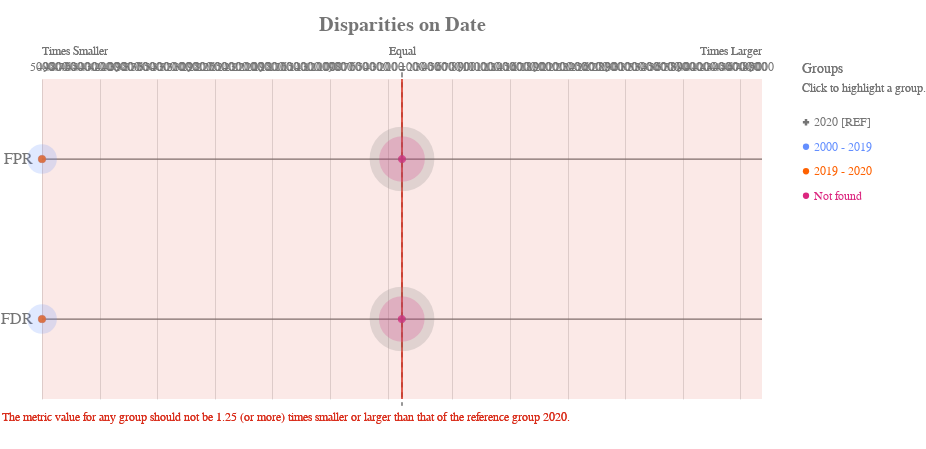

The notebook cell this image was saved under:
### Markdown cell above
### Check for disparities in Date Categories

### Code cell
ap.disparity(bdf, metrics, 'date', fairness_threshold = disparity_tolerance)

### Figure 1 — Vega-Lite specification as saved in the notebook (floating-point values rounded to 4 significant figures)
{"config": {"view": {"continuousWidth": 400, "continuousHeight": 300, "strokeWidth": 0}, "axisLeft": {"labelColor": "rgb(117,117,117)", "labelFont": "Arial", "labelFontSize": 16}, "title": {"align": "center", "baseline": "middle", "color": "rgb(117,117,117)", "font": "Arial", "fontSize": 20, "fontWeight": "bold"}}, "layer": [{"data": {"name": "data-7eaa343d777ef15a67424dd082d9cb59"}, "mark": {"type": "rule", "stroke": "rgb(117,117,117)", "strokeWidth": 1.25, "tooltip": ""}, "encoding": {"x": {"type": "quantitative", "field": "x", "scale": {"domain": [-4999, 4999], "range": [40.0, 760.0]}}, "x2": {"field": "x2"}, "y": {"type": "nominal", "axis": {"domain": false, "labelAngle": 0, "labelPadding": -30, "orient": "left", "ticks": false, "title": ""}, "field": "metric", "scale": {"domain": ["FPR", "FDR"], "range": [40.0, 360.0]}}}}, {"data": {"name": "data-79dd248bdaa0ea02c535240e8ad022c8"}, "mark": {"type": "rule", "stroke": "rgb(117,117,117)", "strokeDash": [5, 5], "strokeWidth": 1}, "encoding": {"tooltip": {"value": "2020 [REF]"}, "x": {"value": 400.0}, "y": {"value": 33.33}, "y2": {"value": 366.7}}}, {"data": {"name": "data-fa2b618e9aa8a53fd9cf36a5662b0508"}, "mark": {"type": "text", "align": "center", "color": "rgb(117,117,117)", "font": "Arial", "fontSize": 12, "fontWeight": "normal", "tooltip": ""}, "encoding": {"text": {"type": "nominal", "field": "label"}, "x": {"type": "quantitative", "field": "value", "scale": {"domain": [-4999, 4999], "range": [40.0, 760.0]}}, "y": {"value": 28.0}}}, {"layer": [{"mark": {"type": "text", "align": "left", "fill": "rgb(117,117,117)", "font": "Arial", "fontSize": 12, "fontWeight": "normal", "tooltip": ""}, "encoding": {"text": {"value": "Times Smaller"}, "x": {"value": 40.0}, "y": {"value": 12.0}}}, {"mark": {"type": "text", "align": "right", "fill": "rgb(117,117,117)", "font": "Arial", "fontSize": 12, "fontWeight": "normal", "tooltip": ""}, "encoding": {"text": {"value": "Times Larger"}, "x": {"value": 760.0}, "y": {"value": 12.0}}}, {"mark": {"type": "text", "align": "center", "fill": "rgb(117,117,117)", "font": "Arial", "fontSize": 12, "fontWeight": "normal", "tooltip": ""}, "encoding": {"text": {"value": "Equal"}, "x": {"value": 400.0}, "y": {"value": 12.0}}}], "data": {"name": "data-79dd248bdaa0ea02c535240e8ad022c8"}}, {"layer": [{"mark": {"type": "rule", "opacity": 0.8, "stroke": "rgb(217, 46, 28)", "strokeWidth": 1.25, "tooltip": ""}, "encoding": {"x": {"type": "quantitative", "field": "min", "scale": {"domain": [-4999, 4999], "range": [40.0, 760.0]}}, "y": {"value": 40.0}, "y2": {"value": 360.0}}}, {"mark": {"type": "rule", "opacity": 0.8, "stroke": "rgb(217, 46, 28)", "strokeWidth": 1.25, "tooltip": ""}, "encoding": {"x": {"type": "quantitative", "field": "max", "scale": {"domain": [-4999, 4999], "range": [40.0, 760.0]}}, "y": {"value": 40.0}, "y2": {"value": 360.0}}}, {"layer": [{"mark": {"type": "rect", "fill": "rgb(217, 46, 28)", "opacity": 0.1, "tooltip": ""}, "encoding": {"x": {"type": "quantitative", "field": "min", "scale": {"domain": [-4999, 4999], "range": [40.0, 760.0]}}, "x2": {"field": "lower_end"}, "y": {"value": 40.0}, "y2": {"value": 360.0}}}, {"mark": {"type": "rect", "fill": "rgb(217, 46, 28)", "opacity": 0.1, "tooltip": ""}, "encoding": {"x": {"type": "quantitative", "field": "max", "scale": {"domain": [-4999, 4999], "range": [40.0, 760.0]}}, "x2": {"field": "upper_end"}, "y": {"value": 40.0}, "y2": {"value": 360.0}}}]}, {"data": {"name": "data-79dd248bdaa0ea02c535240e8ad022c8"}, "mark": {"type": "text", "align": "left", "baseline": "top", "fill": "rgb(217, 46, 28)", "font": "Arial", "fontSize": 12, "fontWeight": "normal", "tooltip": ""}, "encoding": {"text": {"value": "The metric value for any group should not be 1.25 (or more) times smaller or larger than that of the reference group 2020."}, "x": {"value": 0}, "y": {"value": 373.3}}}], "data": {"name": "data-d0f105fec1a064079e72ee8852bbd49f"}}, {"layer": [{"mark": "circle"}, {"data": {"name": "data-65938c0f42a65aee7e1e93ca5f92a46e"}, "mark": {"type": "circle", "opacity": 0.2}, "encoding": {"color": {"condition": {"type": "nominal", "field": "attribute_value", "legend": null, "scale": {"domain": ["2020", "2000 - 2019", "2019 - 2020", "Not found"], "range": ["rgb(117,117,117)", "rgb(100, 143, 255)", "rgb(254, 97, 0)", "rgb(220, 38, 127)", "rgb(255, 176, 0)", "rgb(120, 94, 240)"]}, "selection": "selector037"}, "value": "rgb(224,224,224)"}, "size": {"type": "quantitative", "field": "group_size", "legend": null, "scale": {"domain": [0, 602.4], "range": [0, 5027.0]}}, "tooltip": [{"type": "nominal", "field": "attribute_value", "title": "Group"}, {"type": "nominal", "field": "tooltip_group_size", "title": "Group Size"}, {"type": "nominal", "field": "tooltip_disparity_explanation_fpr", "title": "Disparity"}, {"type": "quantitative", "field": "fpr", "format": ".2f", "title": "FPR"}], "x": {"type": "quantitative", "axis": {"domain": false, "labels": false, "ticks": false, "title": null, "values": [99, 199, 299, 399, 499, 599, 699, 799, 899, 999, 1099, 1199, 1299, 1399, 1499, 1599, 1699, 1799, 1899, 1999, 2099, 2199, 2299, 2399, 2499, 2599, 2699, 2799, 2899, 2999, 3099, 3199, 3299, 3399, 3499, 3599, 3699, 3799, 3899, 3999, 4099, 4199, 4299, 4399, 4499, 4599, 4699, 4799, 4899, 4999, -4999, -4899, -4799, -4699, -4599, -4499, -4399, -4299, -4199, -4099, -3999, -3899, -3799, -3699, -3599, -3499, -3399, -3299, -3199, -3099, -2999, -2899, -2799, -2699, -2599, -2499, -2399, -2299, -2199, -2099, -1999, -1899, -1799, -1699, -1599, -1499, -1399, -1299, -1199, -1099, -999, -899, -799, -699, -599, -499, -399, -299, -199, -99]}, "field": "fpr_disparity_scaled", "scale": {"domain": [-4999, 4999], "range": [40.0, 760.0]}}, "y": {"type": "nominal", "axis": {"domain": false, "grid": false, "labels": false, "ticks": false, "title": " "}, "field": "metric_variable", "scale": {"domain": ["FPR", "FDR"], "range": [40.0, 360.0]}}}, "selection": {"selector039": {"type": "multi", "empty": "all", "fields": ["attribute_value"]}}, "transform": [{"calculate": "'FPR'", "as": "metric_variable"}]}, {"data": {"name": "data-65938c0f42a65aee7e1e93ca5f92a46e"}, "mark": {"type": "circle", "opacity": 0.2}, "encoding": {"color": {"condition": {"type": "nominal", "field": "attribute_value", "legend": null, "scale": {"domain": ["2020", "2000 - 2019", "2019 - 2020", "Not found"], "range": ["rgb(117,117,117)", "rgb(100, 143, 255)", "rgb(254, 97, 0)", "rgb(220, 38, 127)", "rgb(255, 176, 0)", "rgb(120, 94, 240)"]}, "selection": "selector037"}, "value": "rgb(224,224,224)"}, "size": {"type": "quantitative", "field": "group_size", "legend": null, "scale": {"domain": [0, 602.4], "range": [0, 5027.0]}}, "tooltip": [{"type": "nominal", "field": "attribute_value", "title": "Group"}, {"type": "nominal", "field": "tooltip_group_size", "title": "Group Size"}, {"type": "nominal", "field": "tooltip_disparity_explanation_fdr", "title": "Disparity"}, {"type": "quantitative", "field": "fdr", "format": ".2f", "title": "FDR"}], "x": {"type": "quantitative", "axis": {"domain": false, "labels": false, "ticks": false, "title": null, "values": [99, 199, 299, 399, 499, 599, 699, 799, 899, 999, 1099, 1199, 1299, 1399, 1499, 1599, 1699, 1799, 1899, 1999, 2099, 2199, 2299, 2399, 2499, 2599, 2699, 2799, 2899, 2999, 3099, 3199, 3299, 3399, 3499, 3599, 3699, 3799, 3899, 3999, 4099, 4199, 4299, 4399, 4499, 4599, 4699, 4799, 4899, 4999, -4999, -4899, -4799, -4699, -4599, -4499, -4399, -4299, -4199, -4099, -3999, -3899, -3799, -3699, -3599, -3499, -3399, -3299, -3199, -3099, -2999, -2899, -2799, -2699, -2599, -2499, -2399, -2299, -2199, -2099, -1999, -1899, -1799, -1699, -1599, -1499, -1399, -1299, -1199, -1099, -999, -899, -799, -699, -599, -499, -399, -299, -199, -99]}, "field": "fdr_disparity_scaled", "scale": {"domain": [-4999, 4999], "range": [40.0, 760.0]}}, "y": {"type": "nominal", "axis": {"domain": false, "grid": false, "labels": false, "ticks": false, "title": " "}, "field": "metric_variable", "scale": {"domain": ["FPR", "FDR"], "range": [40.0, 360.0]}}}, "selection": {"selector041": {"type": "multi", "empty": "all", "fields": ["attribute_value"]}}, "transform": [{"calculate": "'FDR'", "as": "metric_variable"}]}, {"layer": [{"mark": "point"}, {"data": {"name": "data-65938c0f42a65aee7e1e93ca5f92a46e"}, "mark": {"type": "point", "filled": true, "size": 60}, "encoding": {"color": {"condition": {"type": "nominal", "field": "attribute_value", "legend": null, "scale": {"domain": ["2020", "2000 - 2019", "2019 - 2020", "Not found"], "range": ["rgb(117,117,117)", "rgb(100, 143, 255)", "rgb(254, 97, 0)", "rgb(220, 38, 127)", "rgb(255, 176, 0)", "rgb(120, 94, 240)"]}, "selection": "selector037"}, "value": "rgb(224,224,224)"}, "shape": {"type": "nominal", "field": "attribute_value", "legend": null, "scale": {"domain": ["2020", "2000 - 2019", "2019 - 2020", "Not found"], "range": ["cross", "circle", "circle", "circle"]}}, "tooltip": [{"type": "nominal", "field": "attribute_value", "title": "Group"}, {"type": "nominal", "field": "tooltip_group_size", "title": "Group Size"}, {"type": "nominal", "field": "tooltip_disparity_explanation_fpr", "title": "Disparity"}, {"type": "quantitative", "field": "fpr", "format": ".2f", "title": "FPR"}], "x": {"type": "quantitative", "axis": {"domain": false, "labels": false, "ticks": false, "title": null, "values": [99, 199, 299, 399, 499, 599, 699, 799, 899, 999, 1099, 1199, 1299, 1399, 1499, 1599, 1699, 1799, 1899, 1999, 2099, 2199, 2299, 2399, 2499, 2599, 2699, 2799, 2899, 2999, 3099, 3199, 3299, 3399, 3499, 3599, 3699, 3799, 3899, 3999, 4099, 4199, 4299, 4399, 4499, 4599, 4699, 4799, 4899, 4999, -4999, -4899, -4799, -4699, -4599, -4499, -4399, -4299, -4199, -4099, -3999, -3899, -3799, -3699, -3599, -3499, -3399, -3299, -3199, -3099, -2999, -2899, -2799, -2699, -2599, -2499, -2399, -2299, -2199, -2099, -1999, -1899, -1799, -1699, -1599, -1499, -1399, -1299, -1199, -1099, -999, -899, -799, -699, -599, -499, -399, -299, -199, -99]}, "field": "fpr_disparity_scaled", "scale": {"domain": [-4999, 4999], "range": [40.0, 760.0]}}, "y": {"type": "nominal", "axis": {"domain": false, "grid": false, "labels": false, "ticks": false, "title": " "}, "field": "metric_variable", "scale": {"domain": ["FPR", "FDR"], "range": [40.0, 360.0]}}}, "selection": {"selector038": {"type": "multi", "empty": "all", "fields": ["attribute_value"]}}, "transform": [{"calculate": "'FPR'", "as": "metric_variable"}]}, {"data": {"name": "data-65938c0f42a65aee7e1e93ca5f92a46e"}, "mark": {"type": "point", "filled": true, "size": 60}, "encoding": {"color": {"condition": {"type": "nominal", "field": "attribute_value", "legend": null, "scale": {"domain": ["2020", "2000 - 2019", "2019 - 2020", "Not found"], "range": ["rgb(117,117,117)", "rgb(100, 143, 255)", "rgb(254, 97, 0)", "rgb(220, 38, 127)", "rgb(255, 176, 0)", "rgb(120, 94, 240)"]}, "selection": "selector037"}, "value": "rgb(224,224,224)"}, "shape": {"type": "nominal", "field": "attribute_value", "legend": null, "scale": {"domain": ["2020", "2000 - 2019", "2019 - 2020", "Not found"], "range": ["cross", "circle", "circle", "circle"]}}, "tooltip": [{"type": "nominal", "field": "attribute_value", "title": "Group"}, {"type": "nominal", "field": "tooltip_group_size", "title": "Group Size"}, {"type": "nominal", "field": "tooltip_disparity_explanation_fdr", "title": "Disparity"}, {"type": "quantitative", "field": "fdr", "format": ".2f", "title": "FDR"}], "x": {"type": "quantitative", "axis": {"domain": false, "labels": false, "ticks": false, "title": null, "values": [99, 199, 299, 399, 499, 599, 699, 799, 899, 999, 1099, 1199, 1299, 1399, 1499, 1599, 1699, 1799, 1899, 1999, 2099, 2199, 2299, 2399, 2499, 2599, 2699, 2799, 2899, 2999, 3099, 3199, 3299, 3399, 3499, 3599, 3699, 3799, 3899, 3999, 4099, 4199, 4299, 4399, 4499, 4599, 4699, 4799, 4899, 4999, -4999, -4899, -4799, -4699, -4599, -4499, -4399, -4299, -4199, -4099, -3999, -3899, -3799, -3699, -3599, -3499, -3399, -3299, -3199, -3099, -2999, -2899, -2799, -2699, -2599, -2499, -2399, -2299, -2199, -2099, -1999, -1899, -1799, -1699, -1599, -1499, -1399, -1299, -1199, -1099, -999, -899, -799, -699, -599, -499, -399, -299, -199, -99]}, "field": "fdr_disparity_scaled", "scale": {"domain": [-4999, 4999], "range": [40.0, 760.0]}}, "y": {"type": "nominal", "axis": {"domain": false, "grid": false, "labels": false, "ticks": false, "title": " "}, "field": "metric_variable", "scale": {"domain": ["FPR", "FDR"], "range": [40.0, 360.0]}}}, "selection": {"selector040": {"type": "multi", "empty": "all", "fields": ["attribute_value"]}}, "transform": [{"calculate": "'FDR'", "as": "metric_variable"}]}]}]}, {"layer": [{"mark": {"type": "point", "filled": true, "opacity": 1, "size": 39.48}, "encoding": {"color": {"condition": {"type": "nominal", "field": "attribute_value", "legend": null, "scale": {"domain": ["2020", "2000 - 2019", "2019 - 2020", "Not found"], "range": ["rgb(117,117,117)", "rgb(100, 143, 255)", "rgb(254, 97, 0)", "rgb(220, 38, 127)", "rgb(255, 176, 0)", "rgb(120, 94, 240)"]}, "selection": "selector037"}, "value": "rgb(224,224,224)"}, "shape": {"type": "nominal", "field": "attribute_value", "legend": null, "scale": {"domain": ["2020", "2000 - 2019", "2019 - 2020", "Not found"], "range": ["cross", "circle", "circle", "circle"]}}, "x": {"value": 804}, "y": {"type": "nominal", "axis": {"domain": false, "grid": false, "labels": false, "ticks": false, "title": " "}, "field": "attribute_value", "scale": {"domain": ["2020", "2000 - 2019", "2019 - 2020", "Not found"], "range": [71, 169]}}}, "selection": {"selector037": {"type": "multi", "empty": "all", "fields": ["attribute_value"]}}}, {"mark": {"type": "text", "align": "left", "baseline": "middle", "font": "Arial", "fontSize": 12, "fontWeight": "normal"}, "encoding": {"color": {"condition": {"type": "nominal", "field": "attribute_value", "legend": null, "scale": {"domain": ["2020", "2000 - 2019", "2019 - 2020", "Not found"], "range": ["rgb(117,117,117)", "rgb(100, 143, 255)", "rgb(254, 97, 0)", "rgb(220, 38, 127)", "rgb(255, 176, 0)", "rgb(120, 94, 240)"]}, "selection": "selector037"}, "value": "rgb(224,224,224)"}, "text": {"type": "nominal", "field": "label"}, "x": {"value": 812}, "y": {"type": "nominal", "axis": {"domain": false, "grid": false, "labels": false, "ticks": false, "title": " "}, "field": "attribute_value", "scale": {"domain": ["2020", "2000 - 2019", "2019 - 2020", "Not found"], "range": [71, 169]}}}, "selection": {"selector042": {"type": "multi", "empty": "all", "fields": ["attribute_value"]}}}, {"data": {"name": "data-79dd248bdaa0ea02c535240e8ad022c8"}, "mark": {"type": "text", "align": "left", "baseline": "middle", "color": "rgb(117,117,117)", "font": "Arial", "fontSize": 12, "fontWeight": "normal"}, "encoding": {"text": {"value": "Click to highlight a group."}, "x": {"value": 800}, "y": {"value": 49}}}, {"data": {"name": "data-79dd248bdaa0ea02c535240e8ad022c8"}, "mark": {"type": "text", "align": "left", "baseline": "middle", "color": "rgb(117,117,117)", "font": "Arial", "fontSize": 14, "fontWeight": "normal"}, "encoding": {"text": {"value": "Groups"}, "x": {"value": 800}, "y": {"value": 30}}}], "data": {"name": "data-6b999e27a0986efd1466f04e9b478f40"}}], "height": 400, "padding": {"top": 15, "bottom": 10}, "resolve": {"scale": {"size": "independent", "y": "independent"}}, "title": "Disparities on Date", "width": 800, "$schema": "https://vega.github.io/schema/vega-lite/v4.8.1.json", "datasets": {"data-7eaa343d777ef15a67424dd082d9cb59": [{"metric": "FPR", "x": -4999, "x2": 4999}, {"metric": "FDR", "x": -4999, "x2": 4999}], "data-79dd248bdaa0ea02c535240e8ad022c8": [{"a": 1, "b": 0}, {"a": 1, "b": 0}], "data-fa2b618e9aa8a53fd9cf36a5662b0508": [{"value": 99, "label": 100}, {"value": 199, "label": 200}, {"value": 299, "label": 300}, {"value": 399, "label": 400}, {"value": 499, "label": 500}, {"value": 599, "label": 600}, {"value": 699, "label": 700}, {"value": 799, "label": 800}, {"value": 899, "label": 900}, {"value": 999, "label": 1000}, {"value": 1099, "label": 1100}, {"value": 1199, "label": 1200}, {"value": 1299, "label": 1300}, {"value": 1399, "label": 1400}, {"value": 1499, "label": 1500}, {"value": 1599, "label": 1600}, {"value": 1699, "label": 1700}, {"value": 1799, "label": 1800}, {"value": 1899, "label": 1900}, {"value": 1999, "label": 2000}, {"value": 2099, "label": 2100}, {"value": 2199, "label": 2200}, {"value": 2299, "label": 2300}, {"value": 2399, "label": 2400}, {"value": 2499, "label": 2500}, {"value": 2599, "label": 2600}, {"value": 2699, "label": 2700}, {"value": 2799, "label": 2800}, {"value": 2899, "label": 2900}, {"value": 2999, "label": 3000}, {"value": 3099, "label": 3100}, {"value": 3199, "label": 3200}, {"value": 3299, "label": 3300}, {"value": 3399, "label": 3400}, {"value": 3499, "label": 3500}, {"value": 3599, "label": 3600}, {"value": 3699, "label": 3700}, {"value": 3799, "label": 3800}, {"value": 3899, "label": 3900}, {"value": 3999, "label": 4000}, {"value": 4099, "label": 4100}, {"value": 4199, "label": 4200}, {"value": 4299, "label": 4300}, {"value": 4399, "label": 4400}, {"value": 4499, "label": 4500}, {"value": 4599, "label": 4600}, {"value": 4699, "label": 4700}, {"value": 4799, "label": 4800}, {"value": 4899, "label": 4900}, {"value": 4999, "label": 5000}, {"value": -4999, "label": 5000}, {"value": -4899, "label": 4900}, {"value": -4799, "label": 4800}, {"value": -4699, "label": 4700}, {"value": -4599, "label": 4600}, {"value": -4499, "label": 4500}, {"value": -4399, "label": 4400}, {"value": -4299, "label": 4300}, {"value": -4199, "label": 4200}, {"value": -4099, "label": 4100}, {"value": -3999, "label": 4000}, {"value": -3899, "label": 3900}, {"value": -3799, "label": 3800}, {"value": -3699, "label": 3700}, {"value": -3599, "label": 3600}, {"value": -3499, "label": 3500}, {"value": -3399, "label": 3400}, {"value": -3299, "label": 3300}, {"value": -3199, "label": 3200}, {"value": -3099, "label": 3100}, {"value": -2999, "label": 3000}, {"value": -2899, "label": 2900}, {"value": -2799, "label": 2800}, {"value": -2699, "label": 2700}, {"value": -2599, "label": 2600}, {"value": -2499, "label": 2500}, {"value": -2399, "label": 2400}, {"value": -2299, "label": 2300}, {"value": -2199, "label": 2200}, {"value": -2099, "label": 2100}, {"value": -1999, "label": 2000}, {"value": -1899, "label": 1900}, {"value": -1799, "label": 1800}, {"value": -1699, "label": 1700}, {"value": -1599, "label": 1600}, {"value": -1499, "label": 1500}, {"value": -1399, "label": 1400}, {"value": -1299, "label": 1300}, {"value": -1199, "label": 1200}, {"value": -1099, "label": 1100}, {"value": -999, "label": 1000}, {"value": -899, "label": 900}, {"value": -799, "label": 800}, {"value": -699, "label": 700}, {"value": -599, "label": 600}, {"value": -499, "label": 500}, {"value": -399, "label": 400}, {"value": -299, "label": 300}, {"value": -199, "label": 200}, {"value": -99, "label": 100}, {"value": 0, "label": "="}], "data-d0f105fec1a064079e72ee8852bbd49f": [{"min": -0.25, "max": 0.25, "lower_end": -4999, "upper_end": 4999}], "data-65938c0f42a65aee7e1e93ca5f92a46e": [{"attribute_name": "date", "attribute_value": "2000 - 2019", "group_size": 106, "total_entities": 866, "fpr": 0.0002, "fdr": 0.0002, "fpr_disparity": 0.0002, "fdr_disparity": 0.0002, "fpr_disparity_scaled": -4999.0, "fdr_disparity_scaled": -4999.0, "tooltip_group_size": "106 (12.24%)", "tooltip_disparity_explanation_fpr": "5000.00 times smaller FPR than the reference group", "tooltip_disparity_explanation_fdr": "5000.00 times smaller FDR than the reference group"}, {"attribute_name": "date", "attribute_value": "2019 - 2020", "group_size": 9, "total_entities": 866, "fpr": 0.0002, "fdr": 0.0002, "fpr_disparity": 0.0002, "fdr_disparity": 0.0002, "fpr_disparity_scaled": -4999.0, "fdr_disparity_scaled": -4999.0, "tooltip_group_size": "9 (1.04%)", "tooltip_disparity_explanation_fpr": "5000.00 times smaller FPR than the reference group", "tooltip_disparity_explanation_fdr": "5000.00 times smaller FDR than the reference group"}, {"attribute_name": "date", "attribute_value": "2020", "group_size": 502, "total_entities": 866, "fpr": 0.02463, "fdr": 0.09524, "fpr_disparity": 1.0, "fdr_disparity": 1.0, "fpr_disparity_scaled": 0.0, "fdr_disparity_scaled": 0.0, "tooltip_group_size": "502 (57.97%)", "tooltip_disparity_explanation_fpr": "Reference group", "tooltip_disparity_explanation_fdr": "Reference group"}, {"attribute_name": "date", "attribute_value": "Not found", "group_size": 249, "total_entities": 866, "fpr": 0.03261, "fdr": 0.02027, "fpr_disparity": 1.324, "fdr_disparity": 0.2128, "fpr_disparity_scaled": 0.3239, "fdr_disparity_scaled": -3.698, "tooltip_group_size": "249 (28.75%)", "tooltip_disparity_explanation_fpr": "1.32 times larger FPR than the reference group", "tooltip_disparity_explanation_fdr": "4.70 times smaller FDR than the reference group"}], "data-6b999e27a0986efd1466f04e9b478f40": [{"attribute_value": "2020", "label": "2020 [REF]"}, {"attribute_value": "2000 - 2019", "label": "2000 - 2019"}, {"attribute_value": "2019 - 2020", "label": "2019 - 2020"}, {"attribute_value": "Not found", "label": "Not found"}]}}
